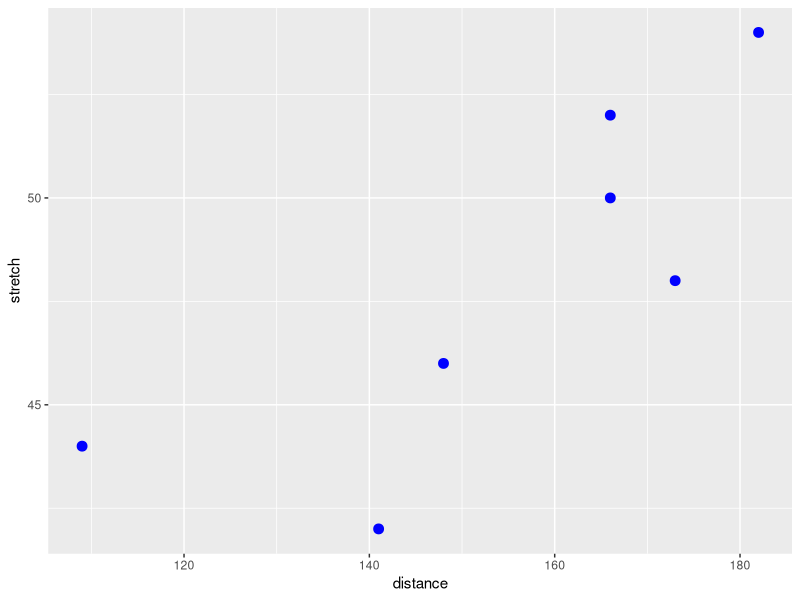

This figure's R source:
## ---- chunk 1
knitr::opts_chunk$set(echo = TRUE)
## ---- chunk 2
library(ggplot2)
## ---- chunk 3
ex1 <- data.frame(stretch=c(46,54,48,50,44,42,52), distance=c(148,182,173,166,109,141,166))
ex1

ggplot(ex1, aes(distance, stretch)) + geom_point(col="blue", size=3)
